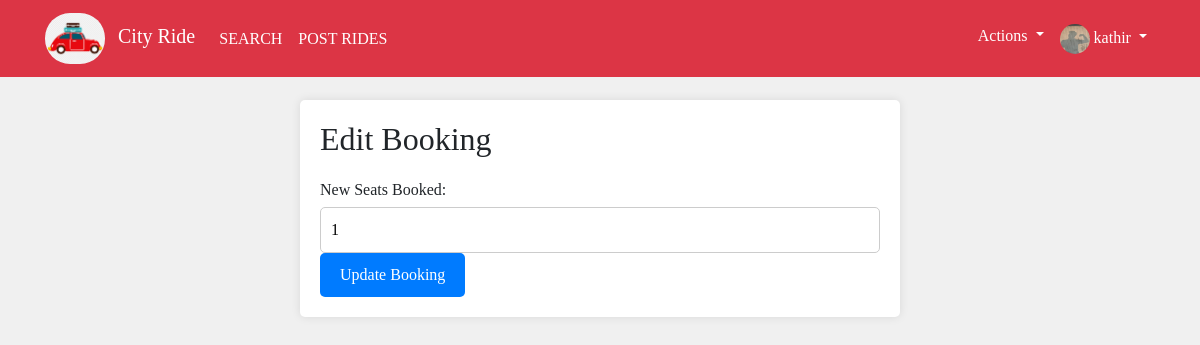
Page /main/edit_booking.php?booking_id=19 (signed in) on the committed database.
### tables this page shows
CREATE TABLE `users` (
  `userID` int(11) NOT NULL,
  `fullName` varchar(255) NOT NULL,
  `dateOfBirth` date DEFAULT NULL,
  `gender` enum('Male','Female','Other') DEFAULT NULL,
  `email` varchar(255) NOT NULL,
  `phoneNumber` varchar(20) NOT NULL,
  `district` varchar(100) DEFAULT NULL,
  `username` varchar(50) NOT NULL,
  `password` varchar(255) NOT NULL,
  `aadharCardImage` mediumblob DEFAULT NULL,
  `drivingLicenseImage` mediumblob DEFAULT NULL,
  `verificationDetails` enum('pending','verified','rejected','not_verified') NOT NULL DEFAULT 'not_verified',
  `newProfilePicture` mediumblob DEFAULT NULL
);

CREATE TABLE `booking` (
  `booking_id` int(11) NOT NULL,
  `user_id` int(11) DEFAULT NULL,
  `post_id` int(11) DEFAULT NULL,
  `seats_booked` int(11) DEFAULT NULL,
  `booked_datetime` datetime DEFAULT NULL
);

### main/edit_booking.php (the view, shortened to what this page needs)
<?php
include '../includes/header.php';
$servername = "localhost";
$username = "root";
$password = "";
$dbname = "project";
$booking_id = $_GET['booking_id'];
try {
    $conn = new PDO("mysql:host=$servername;dbname=$dbname", $username, $password);
    $conn->setAttribute(PDO::ATTR_ERRMODE, PDO::ERRMODE_EXCEPTION);
    $conn->beginTransaction();
    $stmt = $conn->prepare("SELECT * FROM booking WHERE booking_id = :booking_id FOR UPDATE");
    $stmt->bindParam(':booking_id', $booking_id);
    $stmt->execute();
    $booking = $stmt->fetch(PDO::FETCH_ASSOC);
} catch(PDOException $e) {
    $conn->rollback();
    echo "Connection failed: " . $e->getMessage();
}
?>
<!DOCTYPE html>
<html lang="en">
<head>
</head>
<body>
    <main>
    <h2>Edit Booking</h2>
    <form method="post" action="">
        <label for="new_seats_booked">New Seats Booked:</label>
        <input type="number" id="new_seats_booked" name="new_seats_booked" value="<?php echo $booking['seats_booked']; ?>" required><br>
        <button type="submit">Update Booking</button>
    </form>
</main>
</body>
</html>

### includes/header.php (shortened to what this page needs)
<!DOCTYPE html>
<html lang="en">
<head>
    <link rel="stylesheet" href="https://maxcdn.bootstrapcdn.com/bootstrap/4.3.1/css/bootstrap.min.css" />
    <link rel="stylesheet" href="https://use.fontawesome.com/releases/v5.8.1/css/all.css"
 />
        <link rel="stylesheet" type="text/css" href="../main/css/app.css" />
</head>
<body>
<nav class="navbar navbar-expand-md bg-danger navbar-dark fixed-top">
        <div class="container">
            <a class="navbar-brand" href="#">
                <img src="../main/img/city.png" class="logo" alt="cityride" width="60px" style="border-radius: 25px;" />
                <span class="site-name ml-2">City Ride</span>
            </a>
            <div class="collapse navbar-collapse justify-content-between" id="menu-nav">
            <ul class="navbar-nav">
                <li class="nav-item">
                    <a class="nav-link text-white text-uppercase" href="index.php">SEARCH</a>
                </li>
                <li class="nav-item">
                    <?php
                    if (isset($_SESSION['user_id'])) {
                        require_once 'db_connection.php';
                        $user_id = $_SESSION['user_id'];
                        $query = "SELECT verificationDetails FROM users WHERE userID = $user_id";
                        $result = mysqli_query($conn, $query);
                        if ($result && mysqli_num_rows($result) > 0) {
                            $row = mysqli_fetch_assoc($result);
                            $verificationDetails = $row['verificationDetails'];
                            if ($verificationDetails == "verified") {
                                ?>
                                <a class="nav-link text-white text-uppercase" href="posthtml.php">POST RIDES</a>
                                <?php
                            } else {
                                ?>
                                <a class="nav-link text-white text-uppercase" href="viewprofile.php" onclick="showVerificationAlert()">POST RIDES</a>
                                <?php
                            }
                        } else {
                            ?>
                            <a class="nav-link text-white text-uppercase" href="viewprofile.php" onclick="showVerificationAlert()">POST RIDES</a>
                            <?php
                        }
                    } else {
                        ?>
                        <a class="nav-link text-white text-uppercase" href="../Login/index.html" onclick="showLoginPrompt()">POST RIDES</a>
                        <?php
                    }
                    ?>
                </li>
            </ul>
                <ul class="navbar-nav">
                    <?php
                    if (isset($_SESSION['user_id'])) {
                        ?>
                        <li class="nav-item dropdown">
                            <a class="nav-link dropdown-toggle text-white" href="#" data-toggle="dropdown">
                                Actions
                            </a>
                        </li>
                        <?php
require_once 'db_connection.php';
if (isset($_SESSION['user_id'])) {
    $user_id = $_SESSION['user_id'];
    $query = "SELECT username FROM users WHERE userID = $user_id";
    $result = mysqli_query($conn, $query);
    if ($result) {
        $row = mysqli_fetch_assoc($result);
        $username = $row['username'];
    } else {
        $username = "Guest";
    }
} else {
    $username = "Guest";
}
$sql = "SELECT * FROM users WHERE userID = ?";
$stmt = mysqli_prepare($conn, $sql);
mysqli_stmt_bind_param($stmt, "i", $user_id);
mysqli_stmt_execute($stmt);
$result = mysqli_stmt_get_result($stmt);
$user = mysqli_fetch_assoc($result);
?>
                        <li class="nav-item dropdown">
    <a class="nav-link dropdown-toggle text-white" href="#" data-toggle="dropdown">
        <i ><?php if (!empty($user['newProfilePicture'])): ?>
                <img src="<?php echo $user['newProfilePicture']; ?>" alt="Profile Picture" height="30px" width="30px" class="uploaded-image";>
            <?php endif; ?></i> <?php echo $username; ?>
    </a>
</li>
                        <?php
                    }
                    ?>
                </ul>
            </div>
        </div>
    </nav>
</body>
</html>

### main/css/app.css (style rules this page uses)
* { box-sizing: border-box; font-family: "Times New Roman", Times, serif; }
body { margin-top: 1px; }
.logo { border-radius: 50px; }
main { margin-top: 78px; position: relative; }

### includes/header.php (style rules this page uses)
.uploaded-image { border-radius: 50%; }

### main/edit_booking.php (style rules this page uses)
body { font-family: Arial, sans-serif; background-color: #f0f0f0; margin: 0; padding: 0; }
main { top:80px; max-width: 600px; margin: 20px auto; background-color: #fff; padding: 20px; border-radius: 5px; box-shadow: 0 0 10px rgba(0, 0, 0, 0.1); }
h2 { margin-top: 0; }
form { margin-top: 20px; }
label { display: block; margin-bottom: 5px; }
input[type="number"] { width: 100%; padding: 10px; border-radius: 5px; border: 1px solid #ccc; box-sizing: border-box; }
button[type="submit"] { padding: 10px 20px; background-color: #007bff; color: #fff; border: none; border-radius: 5px; cursor: pointer; }

### rows in the picture
users: newProfilePicture (picture), username "kathir"
booking: new_seats_booked "1"
